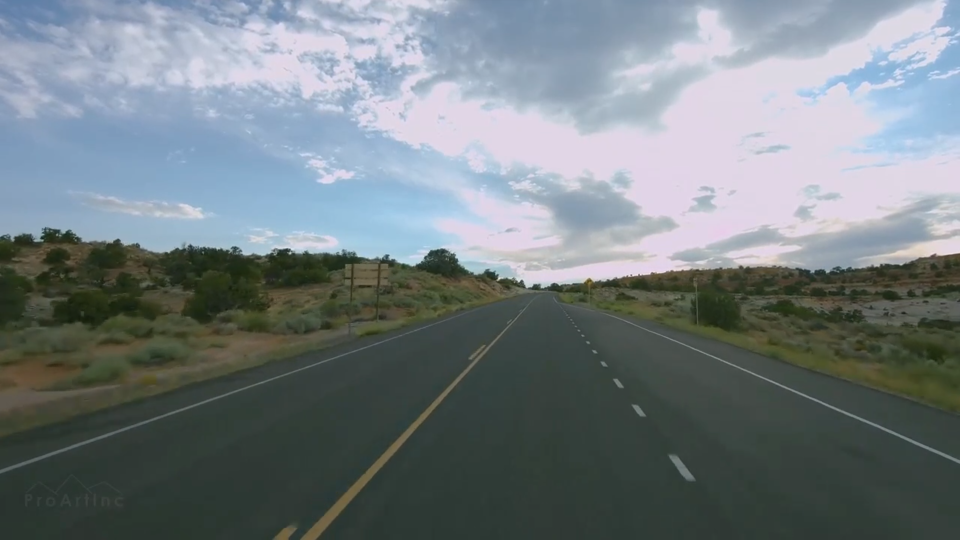
#> input picture test_images/scene2.png, 1920 x 1080 px, given in place of Autonomous driving lane detection sample video 1.mp4, which was not available (shown at 1/2 size)
$ jupyter execute debug.ipynb
#> lines starting #> are read from the running program, lines starting #| are printed output that depends on the picture; after the words box and inside, x2 and y2 are one past the last pixel; in counts of white or black regions, pixels touching at a corner belong together; pictures that were not available may be replaced by others from this repository, and a replacement may not be noted
#> further down, frame is the input picture: shape (1080, 1920, 3); mean B, G, R 129.2, 125.3, 115.7
[cell 1]
import cv2
import numpy as np
from IPython.display import display, clear_output
from PIL import Image

[cell 2]
# load video path
video_path = "sample_videos\Autonomous driving lane detection sample video 1.mp4"
cap = cv2.VideoCapture(video_path)


# change image frame to gray scale
def gray_scale(frame):
    return cv2.cvtColor(frame, cv2.COLOR_BGR2GRAY)

# apply gaussian blur to the image
def gaussian_blur(frame):
    return cv2.GaussianBlur(frame, (15, 15), 0)

# apply canny edge detection to the image
def canny_edge(frame):
    return cv2.Canny(frame, 50, 150)

# Apply a trapezoidal mask to the frame
# [20 lines left out: function region_of_interest, not called in this run]

# Change image frame to gray scale
def gray_scale(frame):
    return cv2.cvtColor(frame, cv2.COLOR_BGR2GRAY)
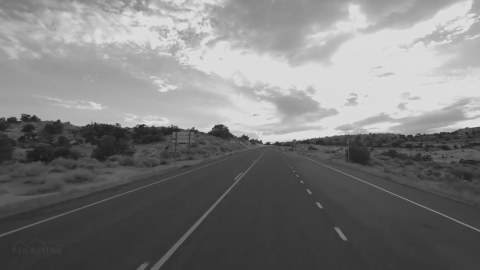
#> returned value: shape (1080, 1920) (shown at 1/4 size); min 20, max 247, mean 122.9


# Apply Canny edge detection to the image
def canny_edge(frame):
    return cv2.Canny(frame, 20, 40)
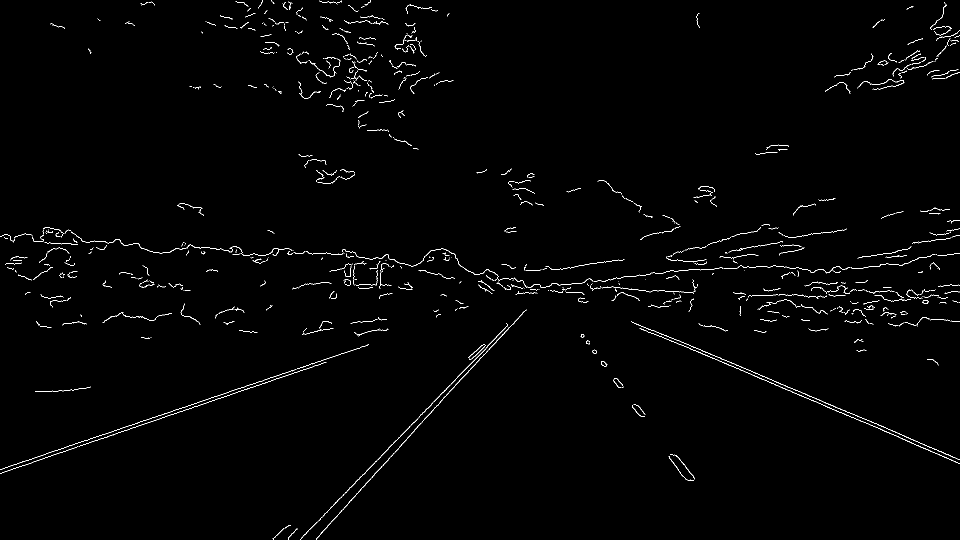
#> returned value: shape (1080, 1920) (shown at 1/2 size); 1% white in thin lines or dots

# Apply a trapezoidal mask to the frame
def region_of_interest(frame):
    height, width = frame.shape[:2]
    mask = np.zeros_like(frame)

    # Define a trapezoid region of interest
    polygon = np.array([
        [
            (int(width * 0.2), height), # bottom left
            (int(width * 0.8), height), # bottom right
            (int(width * 0.65), int(height * 0.6)), # top right
            (int(width * 0.45), int(height * 0.6)) # top left
        ]
    ], dtype=np.int32)

    # Fill the mask with the polygon
    cv2.fillPoly(mask, polygon, 255)
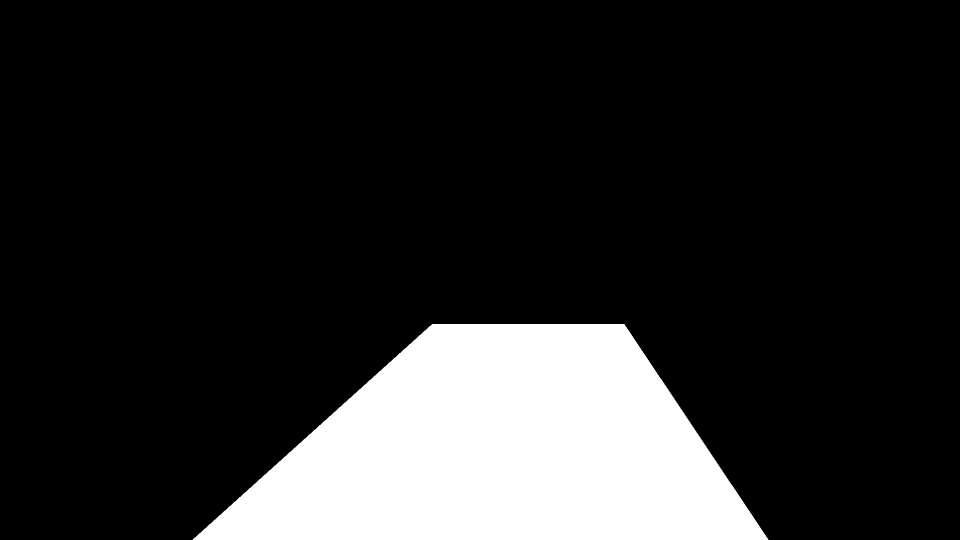
#> mask: shape (1080, 1920) (shown at 1/2 size); 16% white; 1 white region, box (x1, y1, x2, y2) and area: (385, 648, 1537, 1080) 332016

    # Apply the mask to the frame
    masked_frame = cv2.bitwise_and(frame, mask)
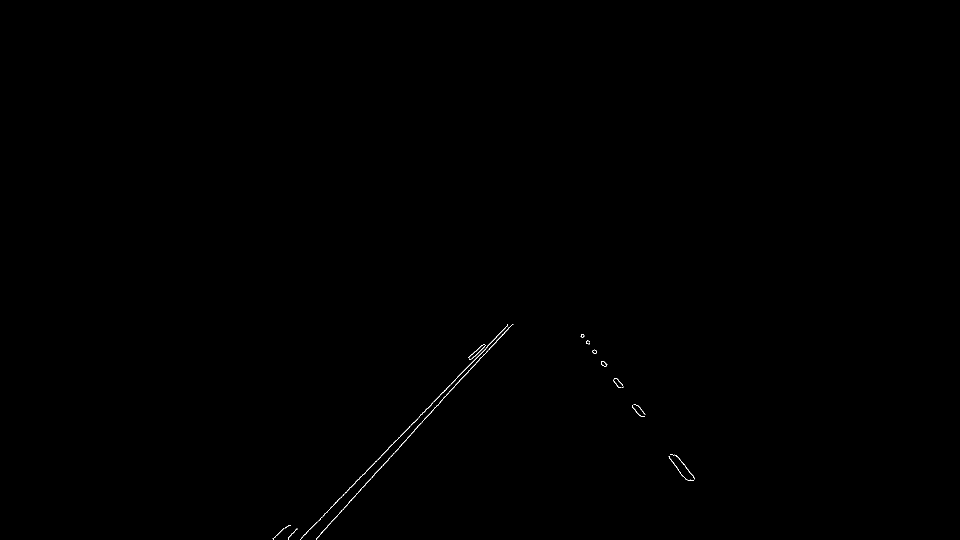
#> masked_frame: shape (1080, 1920) (shown at 1/2 size); 0.1% white in thin lines or dots, all inside (x1, y1, x2, y2) = (545, 648, 1390, 1080)
    return masked_frame
# Calculate curvature radius
def calculate_curvature(poly, y_vals):
    # Derivatives of the polynomial
    first_derivative = 2 * poly[0] * y_vals + poly[1]
    second_derivative = 2 * poly[0]
    curvature_radius = (1 + first_derivative**2)**1.5 / np.abs(second_derivative + 1e-6)
    return curvature_radius

# Fit lanes using moving average
# [37 lines left out: function moving_average_fit, not called in this run]

# Fit a polynomial to lane lines and draw them
def fit_polynomial(masked_edge, original_frame):
    # Find lane pixel indices
    lane_pixels = np.column_stack(np.where(masked_edge > 0))
#> lane_pixels = 2144 pairs, first value 648 to 1079, second value 545 to 1389
    if len(lane_pixels) == 0:
        return np.zeros_like(original_frame)

    # Separate left and right lane pixels
    height, width = masked_edge.shape
    midpoint = width // 2 + 100
    left_lane_pixels = lane_pixels[lane_pixels[:, 1] < midpoint]
#> left_lane_pixels = 1694 pairs, first value 648 to 1079, second value 545 to 1026
    right_lane_pixels = lane_pixels[lane_pixels[:, 1] >= midpoint]
#> right_lane_pixels = 450 pairs, first value 668 to 961, second value 1161 to 1389
    degree = 3

    def get_avg_curvature(pixels):
        if len(pixels) == 0:
            return
        y = pixels[:, 0]
#> y = 1694 values from 648 to 1079
        x = pixels[:, 1]
#> x = 1694 values, max 1026 at index 2, min 545 at index 1680, mean 813.6

        poly = np.polyfit(y, x, degree)  # Fit a third-degree polynomial
#> poly = [-2.66e-06, 0.00657, -6.28, 3058.9]

        # Generate points along the fitted polynomial
        # Calculate curvature and adjust drawing range
        y_vals_full = np.linspace(int(height / 1.5), height - 1, num=int(height / 3), dtype=int)
        curvature = calculate_curvature(poly, y_vals_full)
#> in calculate_curvature, `first_derivative = 2 * poly[0] * y_vals + poly[1]`: first_derivative = 360 values, max 0.00274 at index 0, min 0.000827 at index 359, mean 0.00178
#> in calculate_curvature, `second_derivative = 2 * poly[0]`: second_derivative = -5.32e-06
#> in calculate_curvature, `curvature_radius = (1 + first_derivative**2)**1.5 / np.abs(second_deri..`: curvature_radius = 360 values, max 231406 at index 0, min 231403.6 at index 359, mean 231404.6
#> curvature has the same summary as curvature_radius in calculate_curvature
        avg_curvature = np.mean(curvature)
#> avg_curvature = 231404.6

        return avg_curvature
    def fit_and_draw_lane(pixels, color, avg_curvature):
        if len(pixels) == 0:
            return
        y = pixels[:, 0]
        x = pixels[:, 1]

        poly = np.polyfit(y, x, degree)  # Fit a third-degree polynomial

        # Adjust range based on curvature (shorter for tight curves)
        if avg_curvature < 1000:  # Example threshold for tight curves
            y_vals = np.linspace(int(height * 0.55), height - 1, num=int(height * 0.25), dtype=int)
        elif avg_curvature < 2000:  # Example threshold for moderate curves
            y_vals = np.linspace(int(height * 0.75), height - 1, num=int(height * 0.2), dtype=int)
        else:
            y_vals = np.linspace(int(height / 1.5), height - 1, num=int(height / 3), dtype=int)

        # x_vals = (poly[0] * y_vals**3 + poly[1] * y_vals**2 + poly[2] * y_vals + poly[3]).astype(int)
        x_vals = np.polyval(poly, y_vals).astype(int)
        # Draw the lane line
        valid_indices = (x_vals >= 0) & (x_vals < width)
        x_vals = x_vals[valid_indices]
        y_vals = y_vals[valid_indices]
        for i in range(len(x_vals) - 1):
            cv2.line(original_frame, (x_vals[i], y_vals[i]), (x_vals[i + 1], y_vals[i + 1]), color, 10)

    # Fit and draw left and right lanes
    left_avg_curvature = get_avg_curvature(left_lane_pixels)
#> left_avg_curvature = 231404.6
    right_avg_curvature = get_avg_curvature(right_lane_pixels)
#> right_avg_curvature = 3188322.1
    if left_avg_curvature is None or right_avg_curvature is None:
        return original_frame
    min_curvature = min(left_avg_curvature, right_avg_curvature)
#> min_curvature = 231404.6
    fit_and_draw_lane(left_lane_pixels, (255, 0, 0), min_curvature)  # Left lane in blue
#> in fit_and_draw_lane, `y = pixels[:, 0]`: y = 1694 values from 648 to 1079
#> in fit_and_draw_lane, `poly = np.polyfit(y, x, degree)`: poly = [-2.66e-06, 0.00657, -6.28, 3058.9]
#> in fit_and_draw_lane, `x_vals = np.polyval(poly, y_vals).astype(int)`: x_vals = 360 values, max 948 at index 0, min 586 at index 359, mean 779.8
    fit_and_draw_lane(right_lane_pixels, (0, 255, 0), min_curvature)  # Right lane in green
#> call 2 of fit_and_draw_lane, with pixels = array of shape (450, 2), color = (0, 255, 0), avg_curvature = 231404.6
#> in fit_and_draw_lane (call 2), `y = pixels[:, 0]`: y = 450 values from 668 to 961
#> in fit_and_draw_lane (call 2), `x = pixels[:, 1]`: x = 450 values, max 1389 at index 429, min 1161 at index 11, mean 1283.5
#> in fit_and_draw_lane (call 2), `poly = np.polyfit(y, x, degree)`: poly = [-3.43e-07, 0.000853, 0.0474, 852.9]
#> in fit_and_draw_lane (call 2), `x_vals = np.polyval(poly, y_vals).astype(int)`: x_vals = 360 values from 1201 to 1466
#> after the loop in fit_and_draw_lane (call 2), `for i in range(len(x_vals) - 1):`:
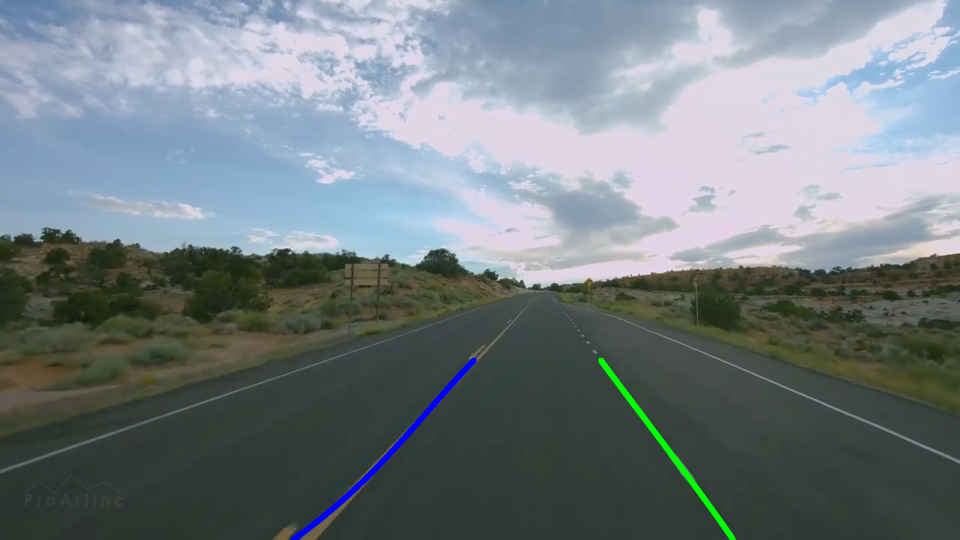
#> original_frame: shape (1080, 1920, 3) (shown at 1/2 size); mean of channels 0, 1, 2 129.6, 125.5, 115.3; drawn as B, G, R

    return original_frame

while cap.isOpened():
    ret, frame = cap.read()
    if not ret:
        break
    # convert to gray scale
    gray = gray_scale(frame)

    # apply gaussian blur
    blur = gaussian_blur(gray)

    # apply canny edge detection
    edge = canny_edge(blur)

    # Apply the region of interest mask
    masked_edge = region_of_interest(edge)

    # Fit polynomial to lanes and draw them on the frame
    lanes_frame = fit_polynomial(masked_edge, frame.copy())


    # Calculate curvature and display as text
    lane_pixels = np.column_stack(np.where(masked_edge > 0))
    if len(lane_pixels) > 0:
        y_vals = np.linspace(masked_edge.shape[0] // 2, masked_edge.shape[0] - 1, num=50)
        poly = np.polyfit(lane_pixels[:, 0], lane_pixels[:, 1], 2)  # Fit a 2nd-degree polynomial
#> poly = [-0.00434, 6.6, -1482.8]
        curvature = calculate_curvature(poly, y_vals)
#> curvature = 50 values, max 2959.2 at index 49, min 115.1 at index 20, mean 725.7
        avg_curvature = np.mean(curvature)
#> avg_curvature = 725.7
        curvature_text = f"Curvature Radius: {avg_curvature:.2f} m"
#> curvature_text = 'Curvature Radius: 725.68 m'
    else:
        curvature_text = "Curvature Radius: Not Detected"

    # Add curvature text at the top of the frame
    cv2.putText(lanes_frame, curvature_text, (450, 50), cv2.FONT_HERSHEY_SIMPLEX, 1, (186, 105, 0), 2)
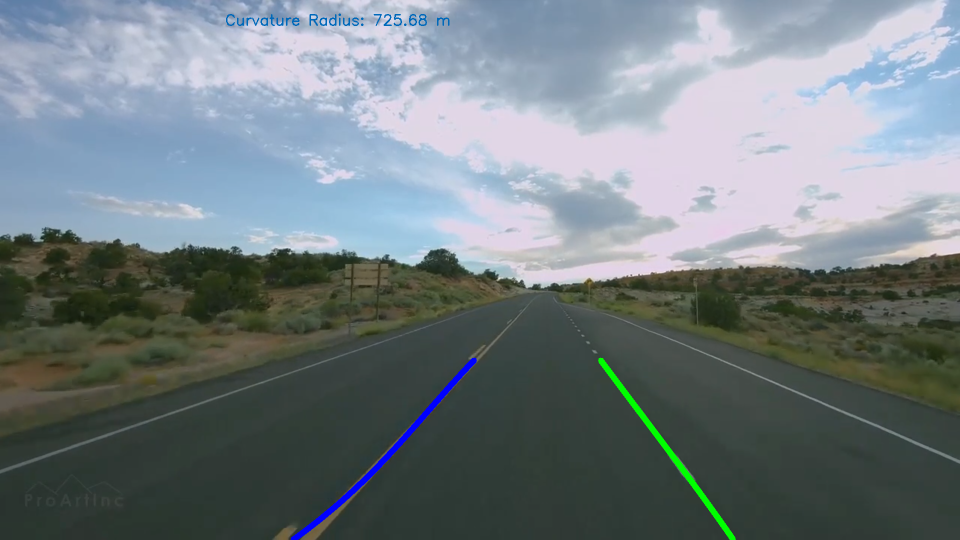
#> lanes_frame: shape (1080, 1920, 3) (shown at 1/2 size); 0.14% of pixels changed, all inside (x1, y1, x2, y2) = (452, 27, 899, 52); drawn as B, G, R

    # Create insets for Canny edges and masked output
    edge_resized = cv2.resize(edge, (200, 150))  # Resize to fit as inset
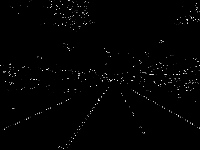
#> edge_resized: shape (150, 200); min 0, max 252, mean 2.7
    edge_colored = cv2.cvtColor(edge_resized, cv2.COLOR_GRAY2BGR)  # Convert to BGR for consistency
    blur_resized = cv2.resize(blur, (200, 150))  # Resize to fit as inset
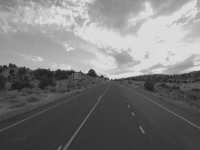
#> blur_resized: shape (150, 200); min 26, max 221, mean 122.9
    blur_colored = cv2.cvtColor(blur_resized, cv2.COLOR_GRAY2BGR)  # Convert to BGR for consistency

    # Overlay insets on the main frame
    lanes_frame[10:160, 10:210] = blur_colored  # Place Masked inset next to Canny inset
    lanes_frame[10:160,230:430 ] = edge_colored  # Place Canny inset at top-left

     # Add titles to the insets
    cv2.putText(lanes_frame, "Gausian Blurred Video", (10, 40), cv2.FONT_HERSHEY_SIMPLEX, 0.5, (255, 255, 255), 2)
    cv2.putText(lanes_frame, "Canny Edges", (230, 40), cv2.FONT_HERSHEY_SIMPLEX, 0.7, (255, 255, 255), 2)
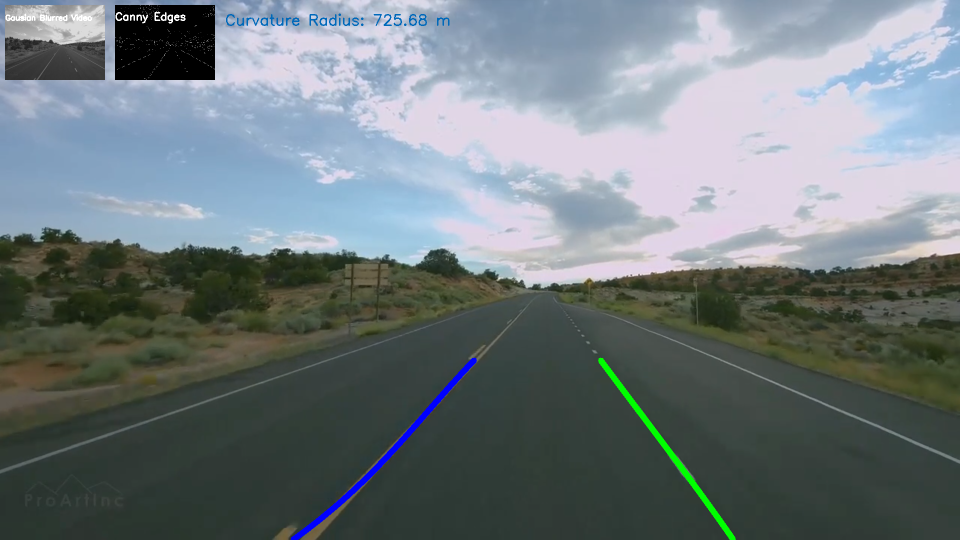
#> lanes_frame: shape (1080, 1920, 3) (shown at 1/2 size); mean of channels 0, 1, 2 125.9, 122.4, 112.4; drawn as B, G, R

    # [12 lines of commented-out code are left out]
    lanes_frame_rgb = cv2.cvtColor(lanes_frame, cv2.COLOR_BGR2RGB)

    # Convert to PIL image for display
    img = Image.fromarray(lanes_frame_rgb)

    # Display in Jupyter Notebook
    clear_output(wait=True, )  # Clear the previous frame
    display(img)

    # Simulate video frame rate
    if cv2.waitKey(int(1000 / 60)) & 0xFF == ord('q'):
#> (key q is pressed here)
        break


cap.release()

$ run again, on test_images/scene3.png
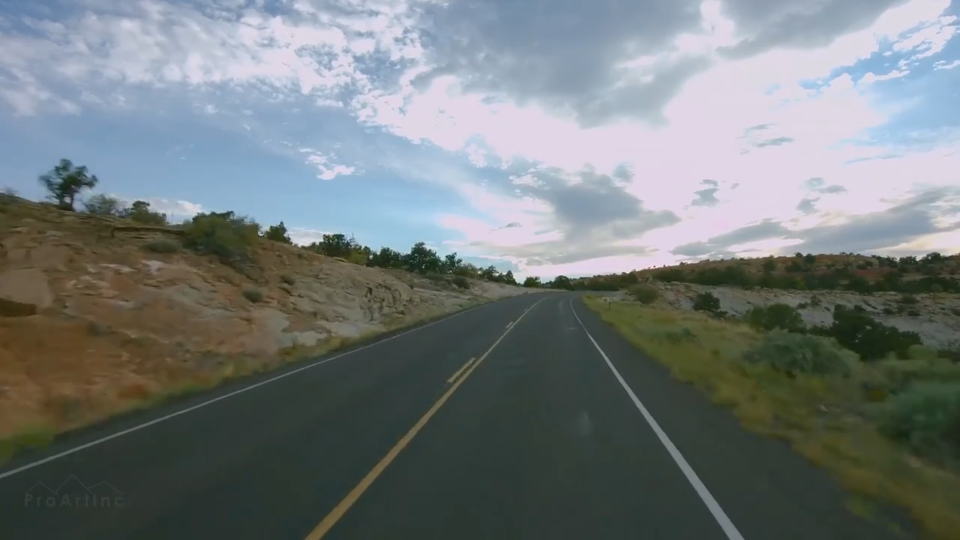
#> input picture test_images/scene3.png, 1920 x 1080 px, given in place of Autonomous driving lane detection sample video 1.mp4, which was not available (shown at 1/2 size)
#> frame is the input picture: shape (1080, 1920, 3); mean B, G, R 122.3, 121.7, 114.4
#> mask: shape (1080, 1920); 16% white; 1 white region, box (x1, y1, x2, y2) and area: (385, 648, 1537, 1080) 332016
#> masked_frame: shape (1080, 1920); 0.14% white in thin lines or dots, all inside (x1, y1, x2, y2) = (610, 648, 1488, 1080)
#> in fit_polynomial, `lane_pixels = np.column_stack(np.where(masked_edge > 0))`: lane_pixels = 2914 pairs, first value 648 to 1079, second value 610 to 1487
#> left_lane_pixels = 1613 pairs, first value 648 to 1079, second value 610 to 1033
#> right_lane_pixels = 1301 pairs, first value 660 to 1079, second value 1168 to 1487
#> in get_avg_curvature, `y = pixels[:, 0]`: y = 1613 values from 648 to 1079
#> in get_avg_curvature, `x = pixels[:, 1]`: x = 1613 values, max 1033 at index 3, min 610 at index 1611, mean 838.2
#> in get_avg_curvature, `poly = np.polyfit(y, x, degree)`: poly = [-1.22e-06, 0.00316, -3.62, 2378.4]
#> first_derivative = 360 values, max 0.0014 at index 0, min 0.000529 at index 359, mean 0.000967
#> second_derivative = -2.44e-06
#> curvature_radius = 360 values, max 695536.6 at index 0, min 695534.8 at index 359, mean 695535.6
#> in get_avg_curvature, `curvature = calculate_curvature(poly, y_vals_full)`: curvature has the same summary as curvature_radius in calculate_curvature
#> in get_avg_curvature, `avg_curvature = np.mean(curvature)`: avg_curvature = 695535.6
#> right_avg_curvature = 2458991
#> min_curvature = 695535.6
#> in fit_and_draw_lane, `y = pixels[:, 0]`: y = 1613 values from 648 to 1079
#> in fit_and_draw_lane, `poly = np.polyfit(y, x, degree)`: poly = [-1.22e-06, 0.00316, -3.62, 2378.4]
#> x_vals = 360 values, max 955 at index 0, min 619 at index 359, mean 789.8
#> in fit_and_draw_lane (call 2), `y = pixels[:, 0]`: y = 1301 values from 660 to 1079
#> in fit_and_draw_lane (call 2), `x = pixels[:, 1]`: x = 1301 values, max 1487 at index 1293, min 1168 at index 0, mean 1323.1
#> in fit_and_draw_lane (call 2), `poly = np.polyfit(y, x, degree)`: poly = [-2.97e-07, 0.000766, 0.0763, 872.9]
#> x_vals = 360 values from 1213 to 1473
#> after the loop in fit_and_draw_lane (call 2), `for i in range(len(x_vals) - 1):`:
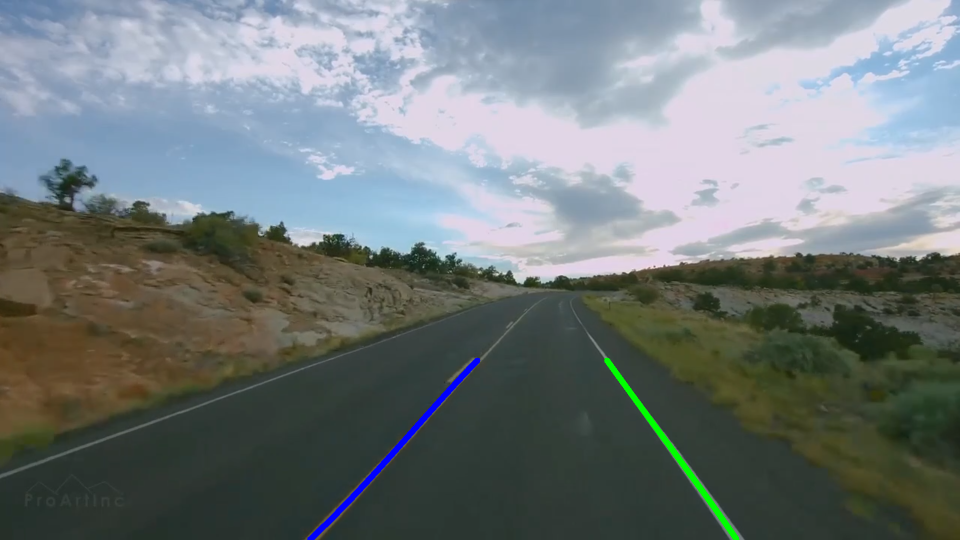
#> original_frame: shape (1080, 1920, 3) (shown at 1/2 size); mean of channels 0, 1, 2 122.5, 121.8, 113.8; drawn as B, G, R
#> `poly = np.polyfit(lane_pixels[:, 0], lane_pixels[:, 1], 2)`: poly = [-0.000122, 0.19, 984]
#> `curvature = calculate_curvature(poly, y_vals)`: curvature = 50 values, max 4132.9 at index 49, min 4098.6 at index 21, mean 4108.3
#> `avg_curvature = np.mean(curvature)`: avg_curvature = 4108.3
#> curvature_text = 'Curvature Radius: 4108.32 m'
#> `cv2.putText(lanes_frame, "Canny Edges", (230, 40), cv2.FONT_HERSHEY_SI..`:
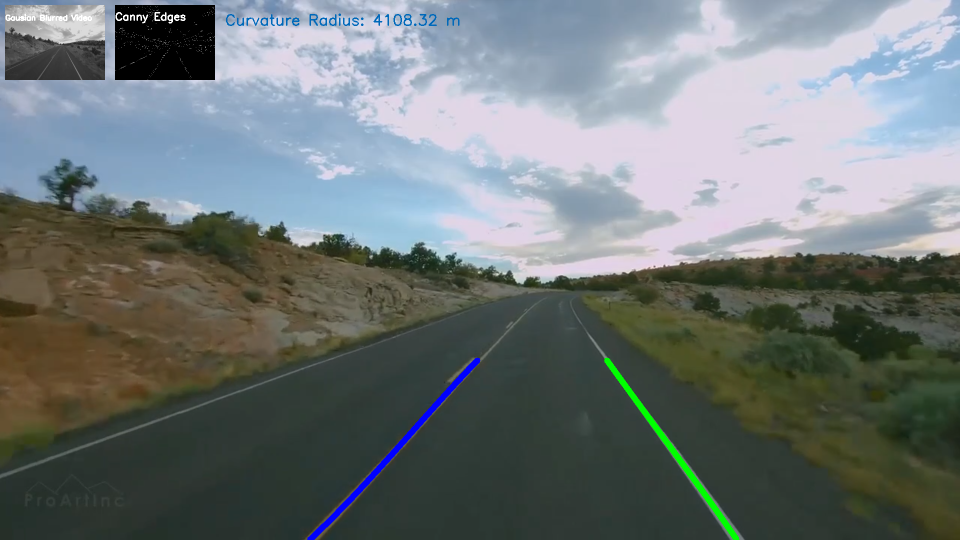
#> lanes_frame: shape (1080, 1920, 3) (shown at 1/2 size); mean of channels 0, 1, 2 118.8, 118.6, 110.8; drawn as B, G, R
